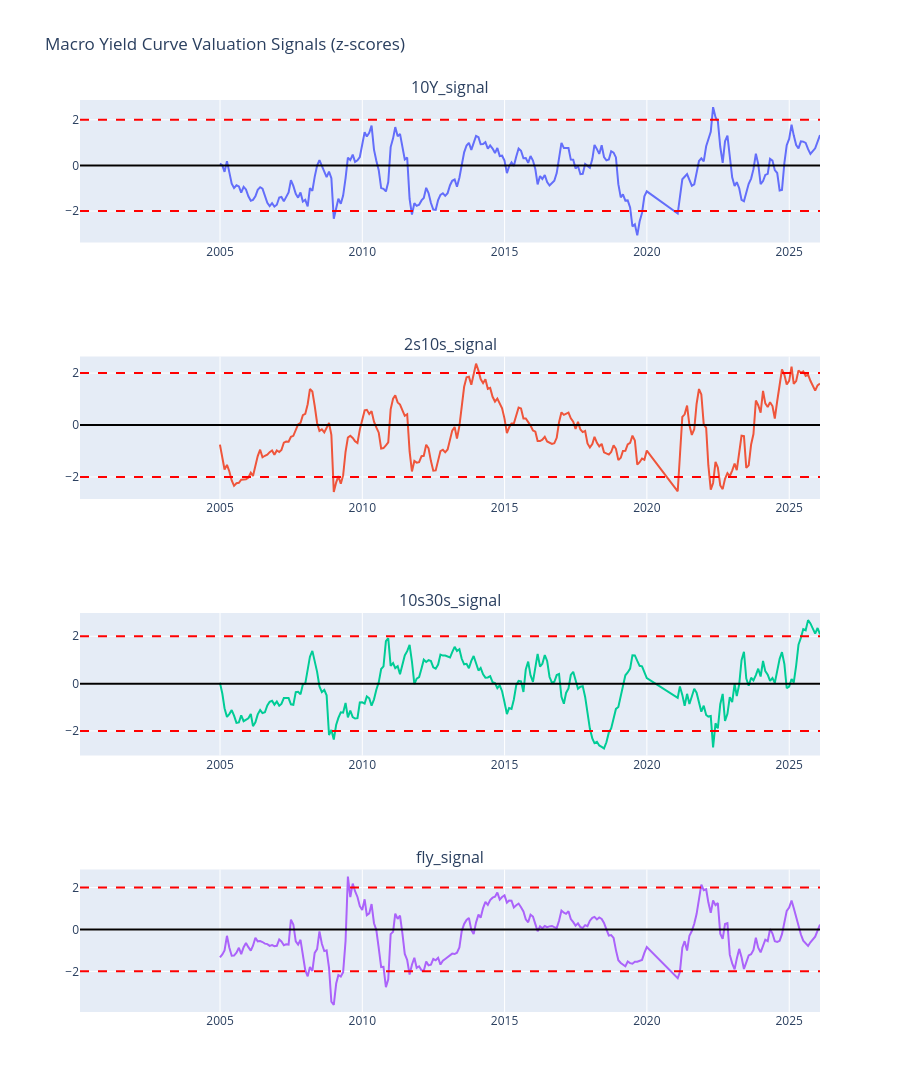

Write notebook code for a chart like this one.
### Code cell
import plotly.graph_objects as go
from plotly.subplots import make_subplots

# number of signals
n = len(signals_z.columns)

# create stacked subplots
fig = make_subplots(
    rows=n,
    cols=1,
    shared_xaxes=False,
    subplot_titles=signals_z.columns
)

for i, col in enumerate(signals_z.columns):

    # main signal line
    fig.add_trace(
        go.Scatter(
            x=signals_z.index,
            y=signals_z[col],
            mode='lines',
            name=col
        ),
        row=i+1,
        col=1
    )

    # horizontal lines
    fig.add_hline(y=0, line_color="black", row=i+1, col=1)
    fig.add_hline(y=2, line_dash="dash", line_color="red", row=i+1, col=1)
    fig.add_hline(y=-2, line_dash="dash", line_color="red", row=i+1, col=1)

# layout
fig.update_layout(
    height=300*n,
    width=900,
    title="Macro Yield Curve Valuation Signals (z-scores)",
    showlegend=False
)



fig.show()

### Figure 1 — Plotly figure (JSON) as saved in the notebook; plotly's stock layout.template omitted (floating-point values rounded to 4 significant figures; data arrays with more than 128 entries replaced by an {"elided": "..."} marker saying what was removed)
{"data": [{"mode": "lines", "name": "10Y_signal", "type": "scatter", "x": {"elided": "300 str values"}, "xaxis": "x", "y": {"elided": "300 float values"}, "yaxis": "y"}, {"mode": "lines", "name": "2s10s_signal", "type": "scatter", "x": {"elided": "300 str values"}, "xaxis": "x2", "y": {"elided": "300 float values"}, "yaxis": "y2"}, {"mode": "lines", "name": "10s30s_signal", "type": "scatter", "x": {"elided": "300 str values"}, "xaxis": "x3", "y": {"elided": "300 float values"}, "yaxis": "y3"}, {"mode": "lines", "name": "fly_signal", "type": "scatter", "x": {"elided": "300 str values"}, "xaxis": "x4", "y": {"elided": "300 float values"}, "yaxis": "y4"}], "layout": {"annotations": [{"font": {"size": 16}, "showarrow": false, "text": "10Y_signal", "x": 0.5, "xanchor": "center", "xref": "paper", "y": 1, "yanchor": "bottom", "yref": "paper"}, {"font": {"size": 16}, "showarrow": false, "text": "2s10s_signal", "x": 0.5, "xanchor": "center", "xref": "paper", "y": 0.7188, "yanchor": "bottom", "yref": "paper"}, {"font": {"size": 16}, "showarrow": false, "text": "10s30s_signal", "x": 0.5, "xanchor": "center", "xref": "paper", "y": 0.4375, "yanchor": "bottom", "yref": "paper"}, {"font": {"size": 16}, "showarrow": false, "text": "fly_signal", "x": 0.5, "xanchor": "center", "xref": "paper", "y": 0.1562, "yanchor": "bottom", "yref": "paper"}], "height": 1200, "shapes": [{"line": {"color": "black"}, "type": "line", "x0": 0, "x1": 1, "xref": "x domain", "y0": 0, "y1": 0, "yref": "y"}, {"line": {"color": "red", "dash": "dash"}, "type": "line", "x0": 0, "x1": 1, "xref": "x domain", "y0": 2, "y1": 2, "yref": "y"}, {"line": {"color": "red", "dash": "dash"}, "type": "line", "x0": 0, "x1": 1, "xref": "x domain", "y0": -2, "y1": -2, "yref": "y"}, {"line": {"color": "black"}, "type": "line", "x0": 0, "x1": 1, "xref": "x2 domain", "y0": 0, "y1": 0, "yref": "y2"}, {"line": {"color": "red", "dash": "dash"}, "type": "line", "x0": 0, "x1": 1, "xref": "x2 domain", "y0": 2, "y1": 2, "yref": "y2"}, {"line": {"color": "red", "dash": "dash"}, "type": "line", "x0": 0, "x1": 1, "xref": "x2 domain", "y0": -2, "y1": -2, "yref": "y2"}, {"line": {"color": "black"}, "type": "line", "x0": 0, "x1": 1, "xref": "x3 domain", "y0": 0, "y1": 0, "yref": "y3"}, {"line": {"color": "red", "dash": "dash"}, "type": "line", "x0": 0, "x1": 1, "xref": "x3 domain", "y0": 2, "y1": 2, "yref": "y3"}, {"line": {"color": "red", "dash": "dash"}, "type": "line", "x0": 0, "x1": 1, "xref": "x3 domain", "y0": -2, "y1": -2, "yref": "y3"}, {"line": {"color": "black"}, "type": "line", "x0": 0, "x1": 1, "xref": "x4 domain", "y0": 0, "y1": 0, "yref": "y4"}, {"line": {"color": "red", "dash": "dash"}, "type": "line", "x0": 0, "x1": 1, "xref": "x4 domain", "y0": 2, "y1": 2, "yref": "y4"}, {"line": {"color": "red", "dash": "dash"}, "type": "line", "x0": 0, "x1": 1, "xref": "x4 domain", "y0": -2, "y1": -2, "yref": "y4"}], "showlegend": false, "title": {"text": "Macro Yield Curve Valuation Signals (z-scores)"}, "width": 900, "xaxis": {"anchor": "y", "domain": [0, 1]}, "xaxis2": {"anchor": "y2", "domain": [0, 1]}, "xaxis3": {"anchor": "y3", "domain": [0, 1]}, "xaxis4": {"anchor": "y4", "domain": [0, 1]}, "yaxis": {"anchor": "x", "domain": [0.8438, 1]}, "yaxis2": {"anchor": "x2", "domain": [0.5625, 0.7188]}, "yaxis3": {"anchor": "x3", "domain": [0.2812, 0.4375]}, "yaxis4": {"anchor": "x4", "domain": [0, 0.1562]}}}
